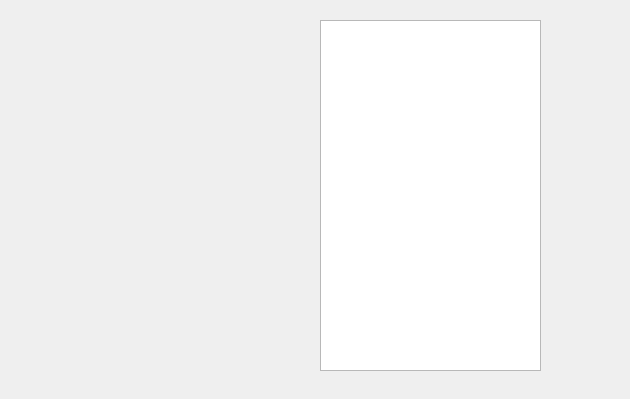
<?xml version="1.0" encoding="UTF-8"?>
<ui version="4.0">
 <class>Mainpage</class>
 <widget class="QWidget" name="Mainpage">
  <property name="geometry">
   <rect>
    <x>0</x>
    <y>0</y>
    <width>630</width>
    <height>399</height>
   </rect>
  </property>
  <property name="windowTitle">
   <string>Form</string>
  </property>
  <widget class="QListWidget" name="onlineList">
   <property name="geometry">
    <rect>
     <x>320</x>
     <y>20</y>
     <width>221</width>
     <height>351</height>
    </rect>
   </property>
  </widget>
 </widget>
 <resources/>
 <connections/>
</ui>
